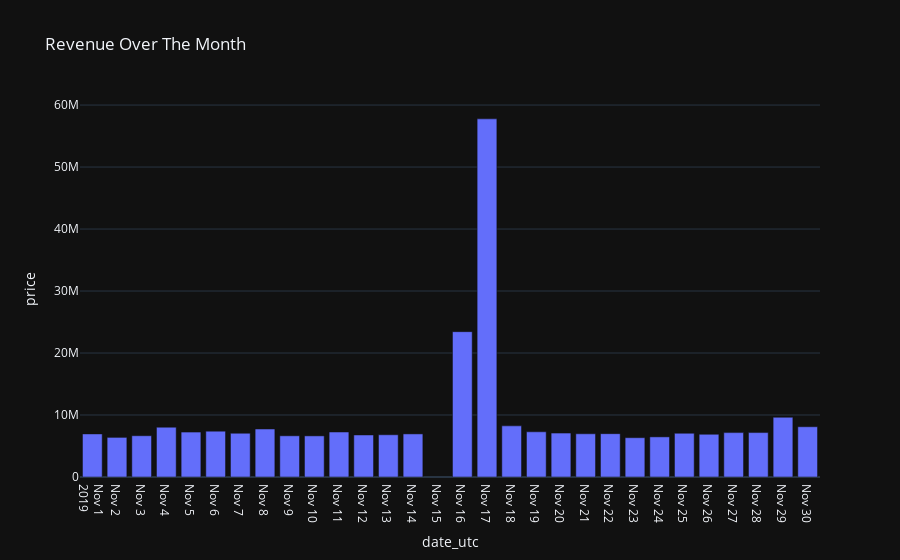

Source (notebook cell):
### Markdown cell above
<a id = '5.0'></a>
<p style = "font-size : 25px; color : #000000 ; font-family : 'Times New Roman'; text-align : left; border-radius: 5px 5px;">
<strong>Nov-15-2019 is missing & Nov 16-17 2019 has an abnormal amount of revenue, probable cause : Holiday Event or System Error</strong></p>

### Code cell
revenue = rev_filter.groupby('date_utc')['price'].sum().reset_index().round(2)
revenue['week_day'] = revenue['date_utc'].dt.day_name()
print(revenue)
fig = px.bar(revenue, x='date_utc', y='price', title='Revenue Over The Month', template='plotly_dark')
fig.update_xaxes(tickmode='linear')

### Figure 1 — Plotly figure (JSON) as saved in the notebook; plotly's stock layout.template omitted (floating-point values rounded to 4 significant figures)
{"data": [{"alignmentgroup": "True", "hovertemplate": "date_utc=%{x}<br>price=%{y}<extra></extra>", "legendgroup": "", "marker": {"color": "#636efa", "pattern": {"shape": ""}}, "name": "", "offsetgroup": "", "orientation": "v", "showlegend": false, "textposition": "auto", "type": "bar", "x": ["2019-11-01T00:00:00", "2019-11-02T00:00:00", "2019-11-03T00:00:00", "2019-11-04T00:00:00", "2019-11-05T00:00:00", "2019-11-06T00:00:00", "2019-11-07T00:00:00", "2019-11-08T00:00:00", "2019-11-09T00:00:00", "2019-11-10T00:00:00", "2019-11-11T00:00:00", "2019-11-12T00:00:00", "2019-11-13T00:00:00", "2019-11-14T00:00:00", "2019-11-16T00:00:00", "2019-11-17T00:00:00", "2019-11-18T00:00:00", "2019-11-19T00:00:00", "2019-11-20T00:00:00", "2019-11-21T00:00:00", "2019-11-22T00:00:00", "2019-11-23T00:00:00", "2019-11-24T00:00:00", "2019-11-25T00:00:00", "2019-11-26T00:00:00", "2019-11-27T00:00:00", "2019-11-28T00:00:00", "2019-11-29T00:00:00", "2019-11-30T00:00:00"], "xaxis": "x", "y": [6949000.0, 6390000.0, 6657000.0, 8034000.0, 7249000.0, 7398000.0, 7062000.0, 7742000.0, 6647000.0, 6633000.0, 7255000.0, 6782000.0, 6813000.0, 6950000.0, 23440000.0, 57770000.0, 8251000.0, 7291000.0, 7089000.0, 6970000.0, 6991000.0, 6339000.0, 6471000.0, 7054000.0, 6893000.0, 7161000.0, 7164000.0, 9635000.0, 8105000.0], "yaxis": "y"}], "layout": {"barmode": "relative", "legend": {"tracegroupgap": 0}, "title": {"text": "Revenue Over The Month"}, "xaxis": {"anchor": "y", "domain": [0, 1], "tickmode": "linear", "title": {"text": "date_utc"}}, "yaxis": {"anchor": "x", "domain": [0, 1], "title": {"text": "price"}}}}
